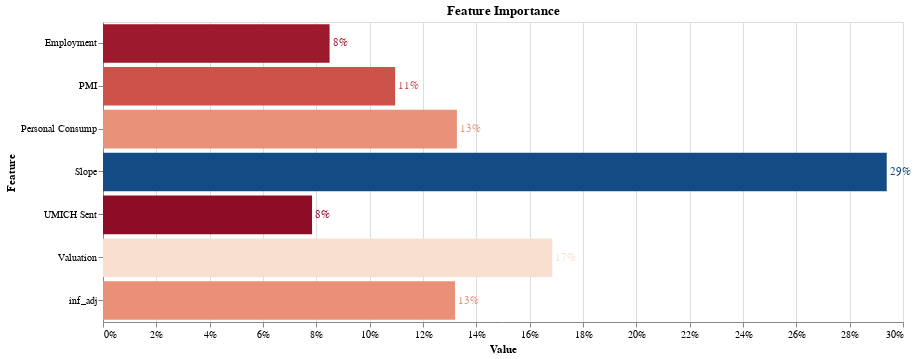

Write notebook code for a chart like this one.
### Code cell
get_feat_imp(clf)

### Figure 1 — Vega-Lite specification as saved in the notebook (floating-point values rounded to 4 significant figures)
{"config": {"view": {"continuousWidth": 400, "continuousHeight": 300}}, "layer": [{"mark": "bar", "encoding": {"color": {"type": "quantitative", "field": "Value", "legend": null, "scale": {"scheme": "redblue"}}, "x": {"type": "quantitative", "axis": {"format": "%"}, "field": "Value"}, "y": {"type": "ordinal", "field": "Feature"}}}, {"mark": {"type": "text", "align": "left", "baseline": "middle", "dx": 3}, "encoding": {"color": {"type": "quantitative", "field": "Value", "legend": null, "scale": {"scheme": "redblue"}}, "text": {"type": "quantitative", "field": "Value", "format": "0.00%"}, "x": {"type": "quantitative", "axis": {"format": "%"}, "field": "Value"}, "y": {"type": "ordinal", "field": "Feature"}}}], "data": {"name": "data-6914bf13b8c4670f922f545a9fda36f1"}, "height": 300, "title": "Feature Importance", "width": 800, "$schema": "https://vega.github.io/schema/vega-lite/v4.8.1.json", "datasets": {"data-6914bf13b8c4670f922f545a9fda36f1": [{"Feature": "Valuation", "Value": 0.1685}, {"Feature": "PMI", "Value": 0.1095}, {"Feature": "Personal Consump", "Value": 0.1327}, {"Feature": "UMICH Sent", "Value": 0.07839}, {"Feature": "inf_adj", "Value": 0.132}, {"Feature": "Slope", "Value": 0.2939}, {"Feature": "Employment", "Value": 0.08497}]}}
